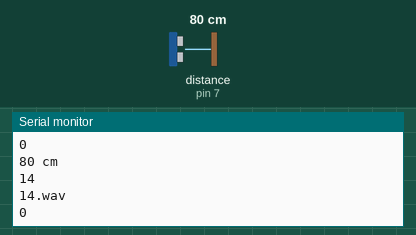
Simulated run of this sketch. Board: Arduino Uno, built with avr-gcc and run on an emulated ATmega328P. Shown: the last lines printed to the serial monitor. Wiring (inferred from the names in the program): ultrasonic range finder: trigger pin 8; echo pin 7. The test bench sets the inputs (shaded band); at power-on: distance to the obstacle (sensor on pin 7) 80 cm. The echo pulse lasts 58.3 µs per cm; storage starts empty; random numbers use the default seed unless the sketch sets one; the audio player accepts every command and is not drawn.

Above: at 3.3 s.
3.4 s: distance to the obstacle (sensor on pin 7) set to 23 cm
At 6.1 s:
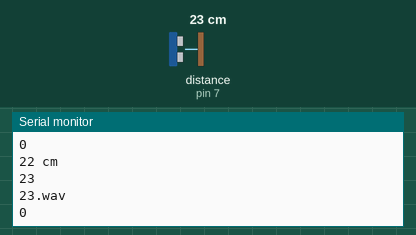
6.7 s: distance to the obstacle (sensor on pin 7) set to 19 cm
At 7.9 s:
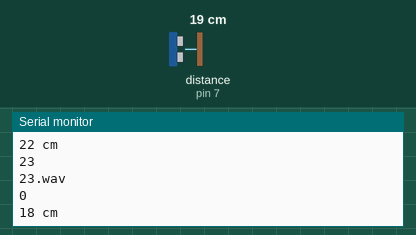
Timing chart, 0 to 9.7 s (numbered marks = the images above; inputs shaded):
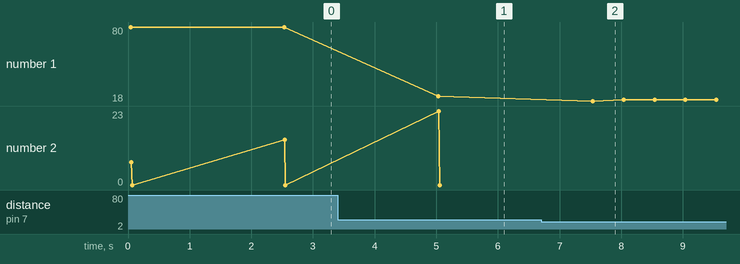

The sketch:

Seinfeld.ino
```cpp
#include "SD.h"
#include "TMRpcm.h"
#include "SPI.h"
#define echoPin 7
#define trigPin 8

TMRpcm tmrpcm;
char fileName[20];
int fileToPlay;
const int CS_PIN = 10;

void setup(){
  Serial.begin(9600);
  pinMode(trigPin, OUTPUT);
  pinMode(echoPin, INPUT);
  pinMode(CS_PIN, OUTPUT);

  tmrpcm.quality(1);
  tmrpcm.speakerPin = 9;
  tmrpcm.setVolume(6);

  sdTest();
 // playSong();
}

void loop(){
  long duration, distance;
  digitalWrite(trigPin, LOW);  // Added this line
  delayMicroseconds(2); // Added this line
  digitalWrite(trigPin, HIGH);
  delayMicroseconds(10); // Added this line
  digitalWrite(trigPin, LOW);

  duration = pulseIn(echoPin, HIGH);
  distance = (duration/2) / 29.1;

  Serial.print(distance);
  Serial.println(" cm");

if(!tmrpcm.isPlaying()){
    if(distance > 20){
      playSong();
      delay(2000);
    }
}
  delay(500);
}

void sdTest(){
  if (SD.begin()){
    Serial.println("SD card is ready to use.");
    }else{
    Serial.println("SD card initialization failed");
    return;
  }
}

void playSong(){
    int fileToplay=random(35);
    Serial.println(fileToplay);
    sprintf(fileName, "%d.wav", fileToplay);
    Serial.println(fileName);
    tmrpcm.play(fileName);
    Serial.println(tmrpcm.isPlaying());
}
```

Measured:
- the behaviour switches between 21 and 20 cm on distance to the obstacle (sensor on pin 7) (found by bisection; images 1 and 2)
- after the input at 3.4 s, the serial monitor: prints a new line after 1.6 s (image 1)
- after the input at 6.7 s, the serial monitor: prints a new line after 0.84 s (image 2)
- plotted number 1: 80 → 22 after the input at 3.4 s, 22 → 19 after the input at 6.7 s
